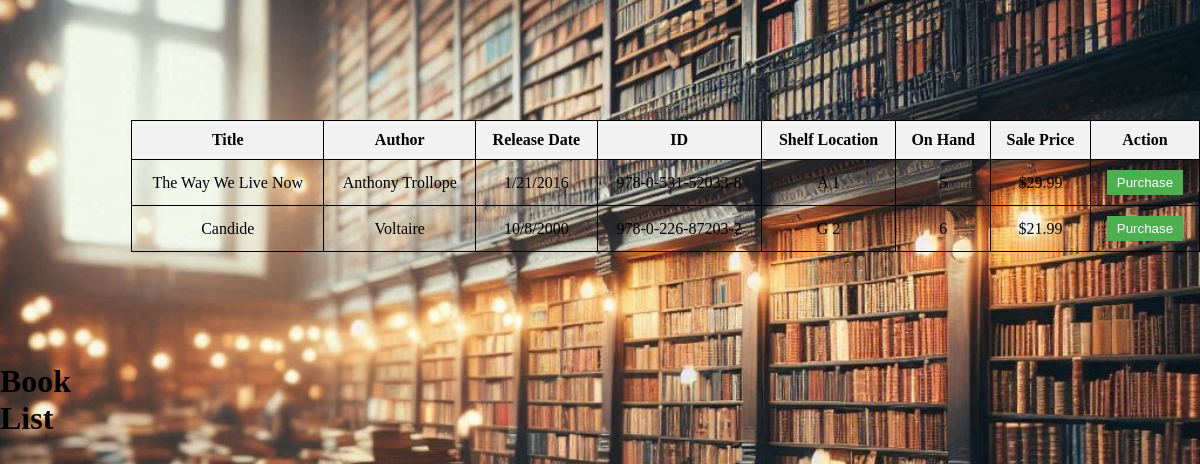
The app's page /lookup_book?bookid=203 with its own data.
### tables this page shows
CREATE TABLE "BookInventory" (
	"BookInfoID"	TEXT,
	"StockMin"	INTEGER,
	"StockMax"	INTEGER,
	"AisleLoc"	TEXT,
	"ShelfLoc"	INTEGER
, "OnHandQty"	INTEGER);

CREATE TABLE "BookInfo" (
	"Title"	TEXT NOT NULL,
	"Author"	TEXT,
	"ID"	NUMERIC,
	"Cost"	NUMERIC NOT NULL,
	"SalePrice"	NUMERIC NOT NULL,
	"ReleaseDate"	TEXT,
	PRIMARY KEY("ID")
);

### FlaskUpdate2.py (the view)
@app.route('/lookup_book', methods=['GET'])
def lookup_book():
    title = request.args.get('title', None)
    author = request.args.get('author', None)
    bookid = request.args.get('bookid', None)
    if not title and not author and not bookid:
        return render_template('error.html', message="Please provide a title, author, or ID to look up")
    conn = connect_db()
    cursor = conn.cursor()
    if title:
        query = "SELECT * FROM BookInfo INNER JOIN BookInventory ON BookInfo.ID = BookInventory.BookInfoID WHERE title LIKE ?"
        cursor.execute(query, ('%' + title + '%',))
    elif author:
        query = "SELECT * FROM BookInfo INNER JOIN BookInventory ON BookInfo.ID = BookInventory.BookInfoID WHERE author LIKE ?"
        cursor.execute(query, ('%' + author + '%',))
    elif bookid:
        query = "SELECT * FROM BookInfo INNER JOIN BookInventory ON BookInfo.ID = BookInventory.BookInfoID WHERE ID LIKE ?"
        cursor.execute(query, ('%' + bookid + '%',))
    rows = cursor.fetchall()
    conn.close()
    if rows:
        auth_level = session.get('auth_level', 'Customer')
        return render_template('book_list.html', books=rows, auth_level=auth_level)
    else:
        return render_template('error.html', message="No books found")

### FlaskUpdate2.py (called while the page is built)
def connect_db():
    logging.debug("Connecting to the Database")
    conn = sqlite3.connect('CTUTeamProject.db')
    conn.row_factory = sqlite3.Row  # This allows us to return rows as dictionaries
    return conn

@app.template_filter('currency')
def currency_filter(value):
    return "${:,.2f}".format(value)

### templates/book_list.html (shortened to what this page needs)
<!DOCTYPE html>
<html>
<head>
</head>
<body>
    <h1>Book List</h1>
    <div class="table-container">
        <table>
            <tr>
                <th>Title</th>
                <th>Author</th>
                <th>Release Date</th>
                <th>ID</th>
                <th>Shelf Location</th>
                <th>On Hand</th>
                <th>Sale Price</th>
                <th>Action</th>
            </tr>
            {% for book in books %}
            <tr>
                <td>{{ book.Title }}</td>
                <td>{{ book.Author }}</td>
                <td>{{ book['ReleaseDate'] }}</td>
                <td>{{ book.ID }}</td>
                <td>{{ book['AisleLoc'] }} {{ book['ShelfLoc'] }}</td>
                <td>{{ book['OnHandQty'] }}</td>
                <td>{{ book.SalePrice | currency }}</td>
                <td>
                    {% if book['OnHandQty'] > 0 %}
                    <button class="sell-button" data-bookid="{{ book.id }}">
                        {{ 'Purchase' if auth_level == 'Customer' else 'Sell' }}
                    </button>
                    {% else %}
                    <button class="sell-button" data-bookid="{{ book.id }}">
                        Order
                    </button>
                    {% endif %}
                </td>
            </tr>
            {% endfor %}
        </table>
    </div>
</body>
</html>

### records on screen
BookInventory: Title "The Way We Live Now", Author "Anthony Trollope", ReleaseDate "1/21/2016", ID "978-0-531-52033-8", AisleLoc "A", ShelfLoc "1", OnHandQty "5", SalePrice "$29.99", value "Purchase"
BookInventory: Title "Candide", Author "Voltaire", ReleaseDate "10/8/2000", ID "978-0-226-87203-2", AisleLoc "G", ShelfLoc "2", OnHandQty "6", SalePrice "$21.99", value "Purchase"
